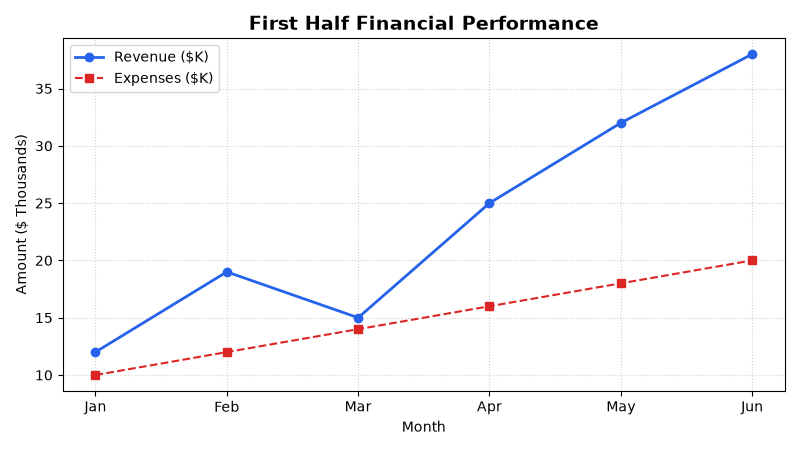

Here is the Python script that generated this plot:
import matplotlib.pyplot as plt

# Data
months = ["Jan", "Feb", "Mar", "Apr", "May", "Jun"]
revenue = [12, 19, 15, 25, 32, 38]
expenses = [10, 12, 14, 16, 18, 20]

# Create plot
plt.figure(figsize=(8, 4.5))
plt.plot(months, revenue, marker="o", linewidth=2, color="#2563eb", label="Revenue ($K)")
plt.plot(months, expenses, marker="s", linestyle="--", color="#dc2626", label="Expenses ($K)")

# Customize
plt.title("First Half Financial Performance", fontsize=14, fontweight="bold")
plt.xlabel("Month")
plt.ylabel("Amount ($ Thousands)")
plt.grid(True, linestyle=":", alpha=0.6)
plt.legend()

plt.tight_layout()
plt.savefig("Practice_3.png")
plt.show()
